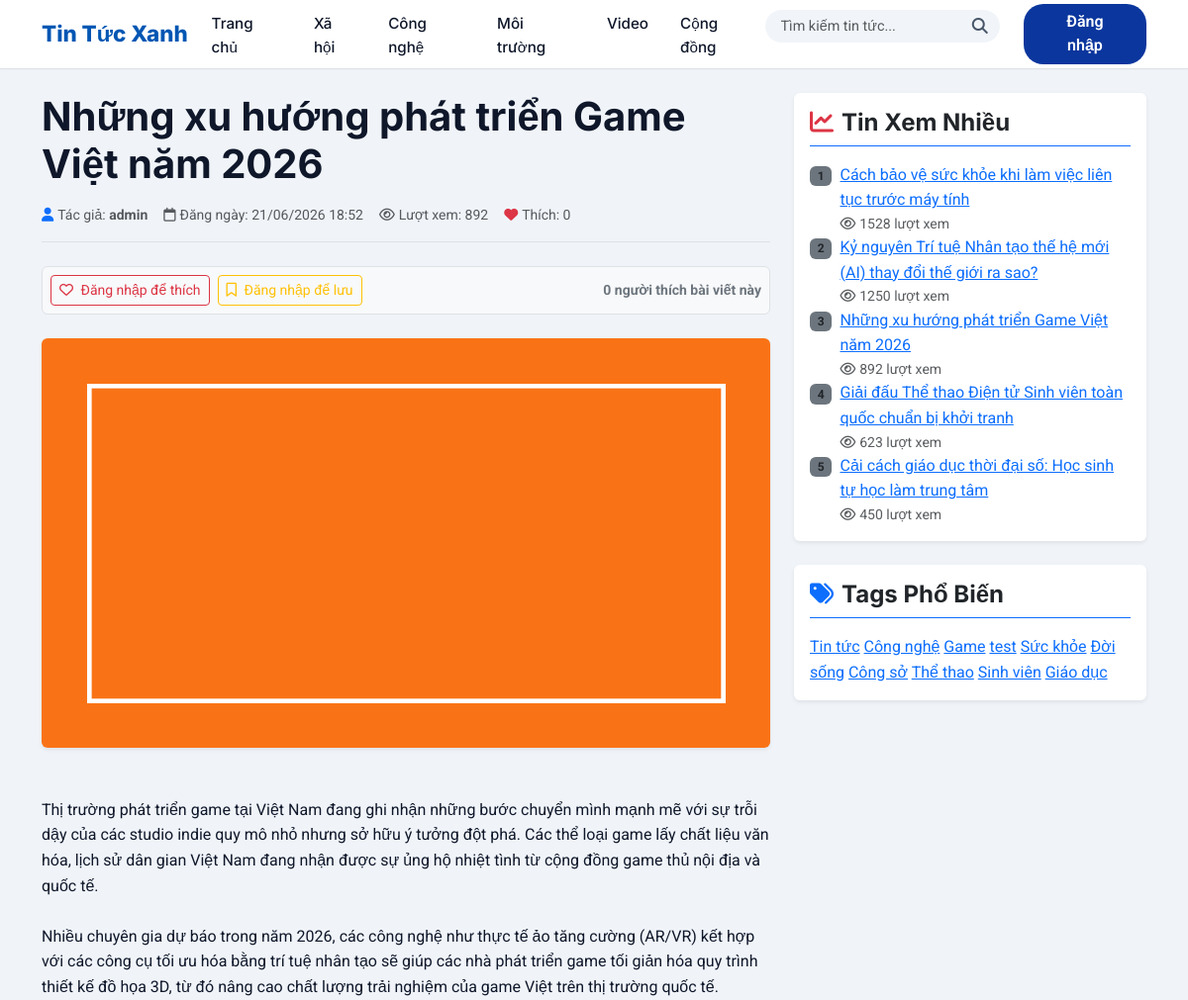
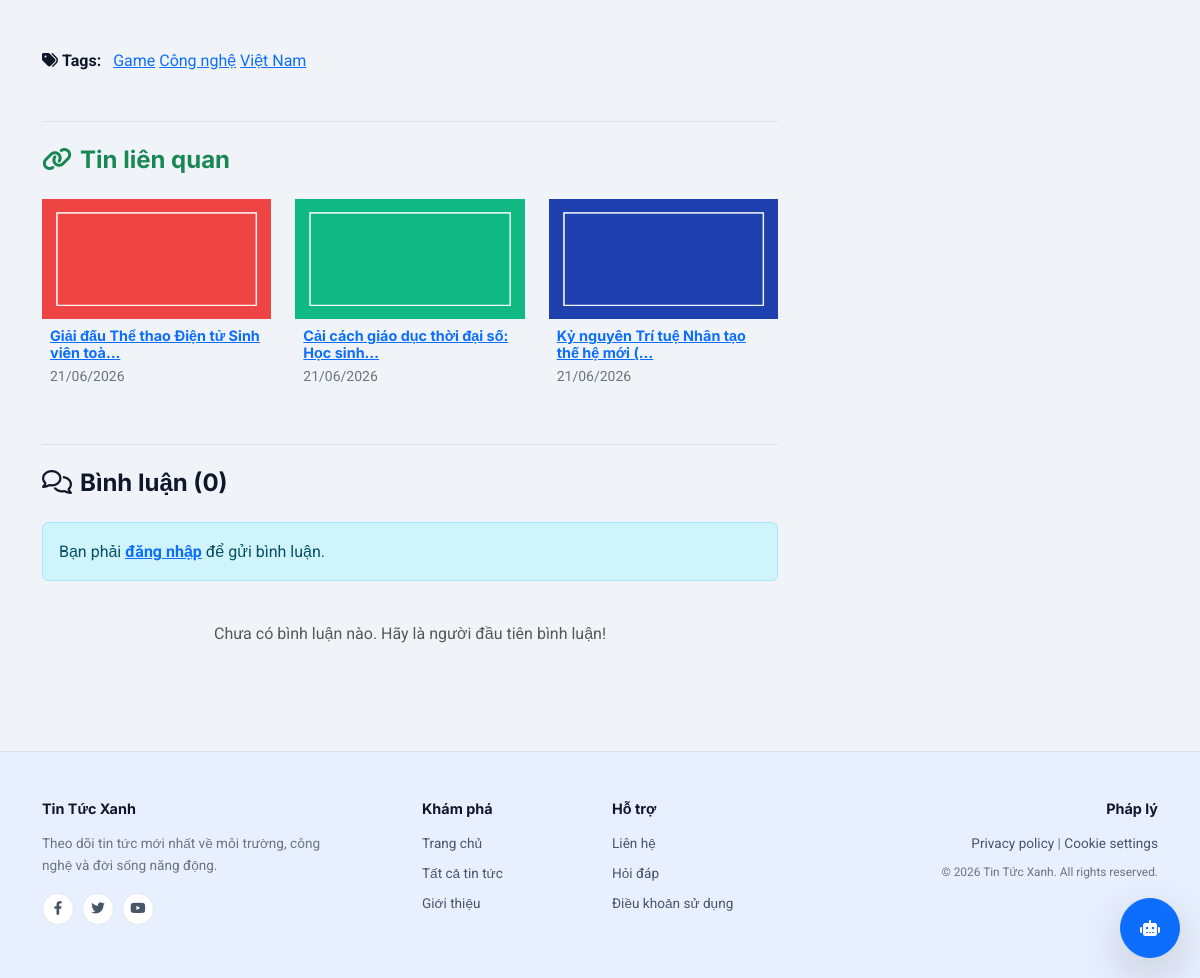
The page /article/nhung-xu-huong-phat-trien-game-viet-nam-2026/ on the database its author committed (2 pictures, top to bottom).
### news/models.py (models this page shows, shortened)
class Article(models.Model):
    title = models.CharField(max_length=200, verbose_name="Tiêu đề")
    slug = models.SlugField(unique=True, blank=True, max_length=250)
    thumbnail = models.ImageField(upload_to='thumbnails/', verbose_name="Ảnh đại diện")
    content = models.TextField(verbose_name="Nội dung")
    author = models.ForeignKey(User, on_delete=models.CASCADE, verbose_name="Tác giả")
    tags = models.CharField(max_length=200, help_text="Phân tách các tag bằng dấu phẩy (ví dụ: Công nghệ, AI, Game)")
    views = models.PositiveIntegerField(default=0, verbose_name="Lượt xem")
    is_featured = models.BooleanField(default=False, verbose_name="Tin nổi bật")
    created_at = models.DateTimeField(auto_now_add=True, verbose_name="Ngày tạo")
    updated_at = models.DateTimeField(auto_now=True, verbose_name="Ngày cập nhật")
    likes = models.ManyToManyField(User, related_name='liked_articles', blank=True, verbose_name="Lượt thích")
    saves = models.ManyToManyField(User, related_name='saved_articles', blank=True, verbose_name="Đã lưu")
    class Meta:
        ordering = ['-created_at']
    def save(self, *args, **kwargs):
        if not self.slug:
            self.slug = slugify(self.title)
        super().save(*args, **kwargs)
    @property
    def tag_list(self):
        return [tag.strip() for tag in self.tags.split(',') if tag.strip()]
    @property
    def average_rating(self):
        comments = self.comments.all()
        if not comments:
            return 0
        total = sum(c.rating for c in comments)
        return round(total / len(comments), 1)

class Profile(models.Model):
    user = models.OneToOneField(User, on_delete=models.CASCADE, related_name='profile')
    avatar = models.ImageField(upload_to='avatars/', default='avatars/default.png', blank=True)
    display_name = models.CharField(max_length=100, blank=True)
    created_at = models.DateTimeField(auto_now_add=True)

### news/views.py (the view, shortened to what this page needs)
# urls.py: path('article/<slug:slug>/', views.article_detail, name='article_detail'),
def article_detail(request, slug):
    article = get_object_or_404(Article, slug=slug)
    article.views += 1
    article.save(update_fields=['views'])
    comments = article.comments.all()
    comment_form = CommentForm()
    related_articles = []
    if article.tag_list:
        query = Q()
        for tag in article.tag_list:
            query |= Q(tags__icontains=tag)
        related_articles = Article.objects.filter(query).exclude(id=article.id).distinct()[:3]
    most_viewed = Article.objects.order_by('-views')[:5]
    popular_tags = get_popular_tags()
    is_liked = False
    is_saved = False
    if request.user.is_authenticated:
        is_liked = article.likes.filter(id=request.user.id).exists()
        is_saved = article.saves.filter(id=request.user.id).exists()
    context = {
        'article': article,
        'comments': comments,
        'comment_form': comment_form,
        'related_articles': related_articles,
        'most_viewed': most_viewed,
        'popular_tags': popular_tags,
        'is_liked': is_liked,
        'is_saved': is_saved,
    }
    return render(request, 'article_detail.html', context)

### templates/article_detail.html (shortened to what this page needs)
{% extends 'base.html' %}
{% block content %}
<div class="container">
    <div class="row">
        <div class="col-lg-8">
            <article>
                <div class="article-header border-bottom pb-3 mb-4">
                    <h1 class="fw-bold mb-3">{{ article.title }}</h1>
                    <div class="d-flex flex-wrap align-items-center text-muted small gap-3">
                        <span><i class="fa-solid fa-user me-1 text-primary"></i>Tác giả: <strong>{{ article.author.profile.display_name|default:article.author.username }}</strong></span>
                        <span><i class="fa-regular fa-calendar me-1"></i>Đăng ngày: {{ article.created_at|date:"d/m/Y H:i" }}</span>
                        <span><i class="fa-regular fa-eye me-1"></i>Lượt xem: {{ article.views }}</span>
                        <span><i class="fa-solid fa-heart me-1 text-danger"></i>Thích: {{ article.likes.count }}</span>
                    </div>
                </div>
                <div class="d-flex align-items-center mb-4 p-2 bg-light rounded border justify-content-between">
                    <div class="d-flex align-items-center gap-2">
                        {% if user.is_authenticated %}
                            <a href="{% url 'like_article' slug=article.slug %}" class="btn {% if is_liked %}btn-danger{% else %}btn-outline-danger{% endif %} btn-sm">
                                <i class="fa-{% if is_liked %}solid{% else %}regular{% endif %} fa-heart me-1"></i>
                                {% if is_liked %}Đã thích{% else %}Thích{% endif %}
                            </a>
                            <a href="{% url 'save_article' slug=article.slug %}" class="btn {% if is_saved %}btn-warning text-white{% else %}btn-outline-warning{% endif %} btn-sm">
                                <i class="fa-{% if is_saved %}solid{% else %}regular{% endif %} fa-bookmark me-1"></i>
                                {% if is_saved %}Đã lưu{% else %}Lưu tin{% endif %}
                            </a>
                        {% else %}
                            <a href="{% url 'login' %}?next={{ request.path }}" class="btn btn-outline-danger btn-sm">
                                <i class="fa-regular fa-heart me-1"></i> Đăng nhập để thích
                            </a>
                            <a href="{% url 'login' %}?next={{ request.path }}" class="btn btn-outline-warning btn-sm">
                                <i class="fa-regular fa-bookmark me-1"></i> Đăng nhập để lưu
                            </a>
                        {% endif %}
                    </div>
                    <div>
                        <span class="text-secondary small fw-bold">{{ article.likes.count }} người thích bài viết này</span>
                    </div>
                </div>
                <div class="mb-4">
                    <img src="{{ article.thumbnail.url }}" alt="{{ article.title }}" class="img-fluid rounded shadow-sm w-100" style="max-height: 450px; object-fit: cover;">
                </div>
                <div class="article-content text-justify mb-5" style="white-space: pre-line;">
                    {{ article.content }}
                </div>
                <div class="mb-5">
                    <span class="fw-bold me-2"><i class="fa-solid fa-tags me-1"></i>Tags:</span>
                    {% for tag in article.tag_list %}
                        <a href="{% url 'article_list' %}?tag={{ tag }}" class="tag-badge">{{ tag }}</a>
                    {% endfor %}
                </div>
            </article>
            {% if related_articles %}
            <div class="mb-5 border-top pt-4">
                <h4 class="mb-4 fw-bold text-success"><i class="fa-solid fa-link me-2"></i>Tin liên quan</h4>
                <div class="row g-4">
                    {% for art in related_articles %}
                    <div class="col-md-4">
                        <div class="news-card">
                            <a href="{% url 'article_detail' slug=art.slug %}">
                                <img src="{{ art.thumbnail.url }}" class="card-img-top" alt="{{ art.title }}" style="height: 120px;">
                            </a>
                            <div class="card-body p-2">
                                <h6 class="card-title mb-1" style="font-size: 0.9rem;">
                                    <a href="{% url 'article_detail' slug=art.slug %}">{{ art.title|truncatechars:40 }}</a>
                                </h6>
                                <span class="text-secondary small">{{ art.created_at|date:"d/m/Y" }}</span>
                            </div>
                        </div>
                    </div>
                    {% endfor %}
                </div>
            </div>
            {% endif %}
            <div class="border-top pt-4 mb-5">
                <h4 class="mb-4 fw-bold">
                    <i class="fa-regular fa-comments me-2"></i>Bình luận ({{ comments.count }})
                </h4>
                {% if user.is_authenticated %}
                <form action="" method="POST" class="mb-4">
                    {% csrf_token %}
                    <div class="row g-3 mb-3">
                        <div class="col-md-3">
                            <label for="id_rating" class="form-label fw-bold small text-secondary">Đánh giá sao</label>
                            {{ comment_form.rating }}
                        </div>
                        <div class="col-md-9">
                            <label for="id_content" class="form-label fw-bold small text-secondary">Nội dung bình luận</label>
                            {{ comment_form.content }}
                        </div>
                    </div>
                    <button type="submit" class="btn btn-primary">Gửi bình luận</button>
                </form>
                {% else %}
                <div class="alert alert-info py-3 mb-4">
                    Bạn phải <a href="{% url 'login' %}?next={{ request.path }}" class="fw-bold">đăng nhập</a> để gửi bình luận.
                </div>
                {% endif %}
                <div class="comment-list d-flex flex-column gap-3">
                    {% for c in comments %}
                    <div class="comment-box border">
                        <div class="d-flex align-items-center mb-2 justify-content-between">
                            <div class="d-flex align-items-center">
                                <img src="{{ c.user.profile.avatar.url }}" alt="avatar" class="avatar-nav me-2">
                                <div>
                                    <span class="fw-bold text-dark d-block">{{ c.user.profile.display_name|default:c.user.username }}</span>
                                    <span class="text-warning small" style="font-size: 0.8rem;">
                                        {% for i in c.rating_stars %}<i class="fa-solid fa-star"></i>{% endfor %}{% for i in c.rating_empty_stars %}<i class="fa-regular fa-star"></i>{% endfor %}
                                    </span>
                                </div>
                            </div>
                            <small class="text-muted">{{ c.created_at|date:"d/m/Y H:i" }}</small>
                        </div>
                        <p class="mb-0 text-secondary ps-4">{{ c.content }}</p>
                    </div>
                    {% empty %}
                    <p class="text-muted text-center py-3">Chưa có bình luận nào. Hãy là người đầu tiên bình luận!</p>
                    {% endfor %}
                </div>
            </div>
        </div>
        <div class="col-lg-4">
            <div class="card mb-4 border-0 shadow-sm">
                <div class="card-body">
                    <h4 class="card-title border-bottom border-primary pb-2 mb-3">
                        <i class="fa-solid fa-chart-line text-danger me-2"></i>Tin Xem Nhiều
                    </h4>
                    <div class="sidebar-list">
                        {% for art in most_viewed %}
                        <div class="sidebar-list-item">
                            <div class="d-flex align-items-start">
                                <span class="badge bg-secondary text-dark me-2 mt-1">{{ forloop.counter }}</span>
                                <div>
                                    <a href="{% url 'article_detail' slug=art.slug %}" class="sidebar-link d-block">
                                        {{ art.title }}
                                    </a>
                                    <span class="text-muted small"><i class="fa-regular fa-eye me-1"></i>{{ art.views }} lượt xem</span>
                                </div>
                            </div>
                        </div>
                        {% empty %}
                        <p class="text-muted">Chưa có bài viết nào.</p>
                        {% endfor %}
                    </div>
                </div>
            </div>
            <div class="card border-0 shadow-sm">
                <div class="card-body">
                    <h4 class="card-title border-bottom border-primary pb-2 mb-3">
                        <i class="fa-solid fa-tags text-primary me-2"></i>Tags Phổ Biến
                    </h4>
                    <div>
                        {% for tag in popular_tags %}
                            <a href="{% url 'article_list' %}?tag={{ tag }}" class="tag-badge">{{ tag }}</a>
                        {% empty %}
                        <p class="text-muted">Chưa có tag nào.</p>
                        {% endfor %}
                    </div>
                </div>
            </div>
        </div>
    </div>
</div>
{% endblock %}

### rows shown on the page
Article: title "Những xu hướng phát triển Game Việt năm 2026", author.profile.display_name "admin", created_at "21/06/2026 18:52", views "892", likes.count "0", thumbnail (picture), content "Thị trường phát triển game tại Việt Nam đang ghi nhận những bước chuyển mình mạnh mẽ với sự trỗi dậy của các studio indie quy mô nhỏ nhưng sở hữu ý tưởng đột phá. Các thể loại game lấy chất liệu văn hóa, lịch sử dân gian Việt Nam đang nhận được sự ủng hộ nhiệt tình từ cộng đồng game thủ nội địa và quốc tế. Nhiều chuyên gia dự báo trong năm 2026, các công nghệ như thực tế ảo tăng cường (AR/VR) kết hợp với các công cụ tối ưu hóa bằng trí tuệ nhân tạo sẽ giúp các nhà phát triển game tối giản hóa quy trình thiết kế đồ họa 3D, từ đó nâng cao chất lượng trải nghiệm của game Việt trên thị trường quốc tế.", count "0"
Article: thumbnail (picture), title "Giải đấu Thể thao Điện tử Sinh viên toà…", created_at "21/06/2026", title "Giải đấu Thể thao Điện tử Sinh viên toàn quốc chuẩn bị khởi tranh", views "623"
Article: thumbnail (picture), title "Cải cách giáo dục thời đại số: Học sinh…", created_at "21/06/2026", title "Cải cách giáo dục thời đại số: Học sinh tự học làm trung tâm", views "450"
Article: thumbnail (picture), title "Kỷ nguyên Trí tuệ Nhân tạo thế hệ mới (…", created_at "21/06/2026", title "Kỷ nguyên Trí tuệ Nhân tạo thế hệ mới (AI) thay đổi thế giới ra sao?", views "1250"
Article: title "Cách bảo vệ sức khỏe khi làm việc liên tục trước máy tính", views "1528"
Article: popular_tags "Tin tức"
Article: popular_tags "test"

### other values the page prints
{{ tag }} "Game" "Công nghệ" "Việt Nam"
{{ tag }} "Công nghệ" "Game" "Sức khỏe" "Đời sống" "Công sở" "Thể thao" "Sinh viên" "Giáo dục"
